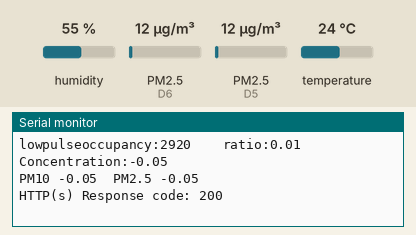
Simulated run of this sketch. Board: ESP8266 (NodeMCU). Shown: the last lines printed to the serial monitor. Wiring (inferred from the names in the program): 2 × dust sensor: data D6 / data D5. The test bench sets the inputs (shaded band); at power-on: PM2.5 (sensors on D6, D5) 12 µg/m³, humidity 55 %, temperature 24 °C. WiFi joins after 1.5 s; servers stay silent unless stated; a WiFi scan finds three made-up networks; uploads are accepted with an empty reply; not simulated (calls return 0 or success): secret.h.

Above: at 4.8 s.
4.9 s: PM2.5 (sensor on D6) set to 6 µg/m³
At 6.23 s:
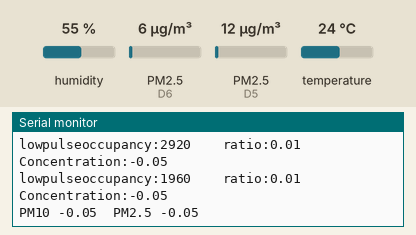
6.4 s: PM2.5 (sensor on D5) set to 75 µg/m³
At 6.4 s:
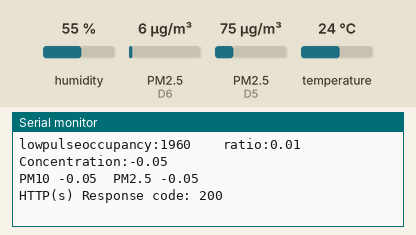
7.9 s: PM2.5 (sensor on D6) set to 75 µg/m³
At 9.1 s:
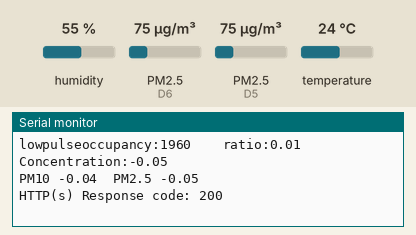
9.4 s: PM2.5 (sensor on D5) set to 6 µg/m³
At 10.8 s:
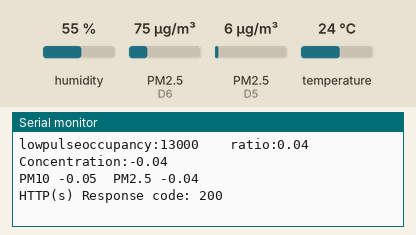
Timing chart, 0 to 11.9 s (numbered marks = the images above; inputs shaded):
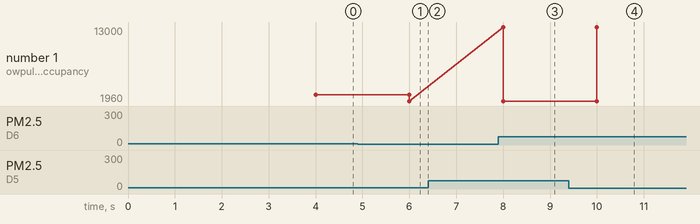

Measured:
- after the input at 4.9 s, the serial monitor: prints a new line after 1.1 s (image 1)
- after the input at 9.4 s, the serial monitor: prints a new line after 0.66 s (image 4)
- plotted number 1: 2920 → 1960 after the input at 4.9 s

The sketch:

esp8266_wifi_http.ino
```cpp
/*******************************************************************************************************
 * Ini kode untuk alat mikrokontroler mengirimkan data dari sensor menggunakan WiFi.
 * Kode diperuntukan pada mikrokontroler esp8266.
 *
 * Sensor yang digunakan : DSM501A dan DHT22
 *
 * Credit : Yoshikuni
 * *****************************************************************************************************/
#include <Adafruit_Sensor.h>
#include <ArduinoJson.h>
#include <ESP8266WiFi.h>
#include <ESP8266WiFiMulti.h>
#include <ESP8266HTTPClient.h>
#include <WiFiClientSecure.h>

#include <DHT.h>
#include <DHT_U.h>

#include <WiFiClientSecureBearSSL.h>
// Cara dapetin fingerprint SSL (pake yang SHA-1)
// 1. Akses endpoint pake browser
// 2. Buka development menu (ctrl shift i)
// 3. Buka tab Security
// 4. Klik View Certificate
// 5. Tambahin 0x di tiap data fingerprint
//
// Contoh fingerprint original :
// 70 7C 82 07 F3 58 18 87 25 42 31 83 45 86 BD 17 86 71 4E 1F
const uint8_t fingerprint[20] = {0x70, 0x7C, 0x82, 0x07, 0xF3, 0x58, 0x18, 0x87, 0x25, 0x42, 0x31, 0x83, 0x45, 0x86, 0xBD, 0x17, 0x86, 0x71, 0x4E, 0x1F};

// Detail wifi dan server edit di secret.h
#include "secret.h"

// setting delay pengiriman data
unsigned long previous_millis = 0;
unsigned long interval_time = 2000; // 2000ms berarti 2 detik


// Define tipe DHT (sensor temperatur dan kelembaban)
#define DHTPIN D7
#define DHTTYPE DHT22
DHT dht(DHTPIN, DHTTYPE);

// detail DSM501
#define DSM501_PM10 D5
#define DSM501_PM25 D6

// variabel untuk pembacaan sensor dsm501
byte buff[2];
unsigned long durationPM10;
unsigned long durationPM25;
unsigned long lowpulseoccupancyPM10 = 0;
unsigned long lowpulseoccupancyPM25 = 0;

float calculateConcentration(long lowpulseInMicroSeconds, long durationinSeconds){
  float ratio = (lowpulseInMicroSeconds/1000000.0)/30.0*100.0; // kalkulasi rasio
  float concentration = 0.001915 * pow(ratio,2) + 0.09522 * ratio - 0.04884;// kalkulasi ke mg/m^3
  Serial.print("lowpulseoccupancy:");
  Serial.print(lowpulseInMicroSeconds);
  Serial.print("    ratio:");
  Serial.print(ratio);
  Serial.print("    Concentration:");
  Serial.println(concentration);
  return concentration;
}

long lastMsg = 0;

void connect_to_wifi() {
  WiFi.begin(wifi_ssid, wifi_pass);
  Serial.println("Connecting to WiFi..");
  while (WiFi.status() != WL_CONNECTED) {
    delay(500);
    Serial.print(".\n");
  }
  Serial.println("");
  Serial.print("Connected to WiFi! IP Address: ");
  Serial.println(WiFi.localIP());
}

void setup() {
  Serial.begin(9600);
  // Serial.setDebugOutput(true);

  Serial.println();
  Serial.println();
  Serial.println();

  // initialise sensor
  dht.begin();
  pinMode(DSM501_PM10, INPUT);
  pinMode(DSM501_PM25, INPUT);

  // liat wifi yang ada di sekitar
  int number_of_networks = WiFi.scanNetworks();
  for(int i =0; i<number_of_networks; i++){

      Serial.print("Network name: ");
      Serial.println(WiFi.SSID(i));
      Serial.print("Signal strength: ");
      Serial.println(WiFi.RSSI(i));
      Serial.println("-----------------------");

  }

  delay(10);
  WiFi.mode(WIFI_STA); // ubah mode jadi client, bukan Acces Point (hotspot)
  connect_to_wifi();
}

void loop() {
  // put your main code here, to run repeatedly:
  unsigned long current_millis = millis();

  if (current_millis - previous_millis > interval_time) {
    durationPM10 = pulseIn(DSM501_PM10, LOW);
    durationPM25 = pulseIn(DSM501_PM25, LOW);

    lowpulseoccupancyPM10 += durationPM10;
    lowpulseoccupancyPM25 += durationPM25;

    //calculateConcentration(lowpulseoccupancy,duration (on second))
    float conPM10 = calculateConcentration(lowpulseoccupancyPM10, 3);
    float conPM25 = calculateConcentration(lowpulseoccupancyPM25, 3);
    Serial.print("PM10 ");
    Serial.print(conPM10);
    Serial.print("  PM2.5 ");
    Serial.println(conPM25);
    lowpulseoccupancyPM10 = 0;
    lowpulseoccupancyPM25 = 0;

    // pembacaan sensor suhu atau kelembaban butuh sekitar 250ms
    float temp = dht.readTemperature();
    float humidity = dht.readHumidity();

    // cek apakah sensor berhasil membaca suhu/kelembaban
    if (isnan(humidity) || isnan(temp)) {
      Serial.println(F("Gagal membaca dari sensor DHT!"));
      // karena gagal membaca data dari sensor,
      // data yang akan dipublish berupa "0.0"
      temp = 0.0;
      humidity = 0.0;
    }

    // publish data
    if (WiFi.status() == WL_CONNECTED) {
      std::unique_ptr<BearSSL::WiFiClientSecure>client(new BearSSL::WiFiClientSecure);

      //client->setFingerprint(fingerprint);
      // Atau, kalo mau ignore SSL nya, pake kode dibawah ini
      client->setInsecure();

      HTTPClient https;

      https.begin(*client, server_name);
      // If you need Node-RED/server authentication, insert user and password below
      //https.setAuthorization("REPLACE_WITH_SERVER_USERNAME", "REPLACE_WITH_SERVER_PASSWORD");

      // If you need an HTTP request with a content type: application/json, use the following:
      https.addHeader("Content-Type", "application/json");

      // kirim data
      String payload;
      StaticJsonDocument<128> doc;
      doc["api_key"] = "tPmAT5Abxxxxx";
      doc["PM10"] = conPM10;
      doc["PM2.5"] = conPM25;
      doc["Temp"] = temp;
      doc["Humidity"] = humidity;
      serializeJson(doc, payload);

      int https_response_code = https.POST(payload);
      String payload_respone = https.getString();

      // jika kode http menunjukan 200,
      // berarti data terkirim
      Serial.print("HTTP(s) Response code: ");
      Serial.println(https_response_code);
      Serial.println(payload_respone);

      https.end();
    } else {
      Serial.println("WiFi Disconnected");
      connect_to_wifi();
    }

    previous_millis = current_millis;
  }
}
```
